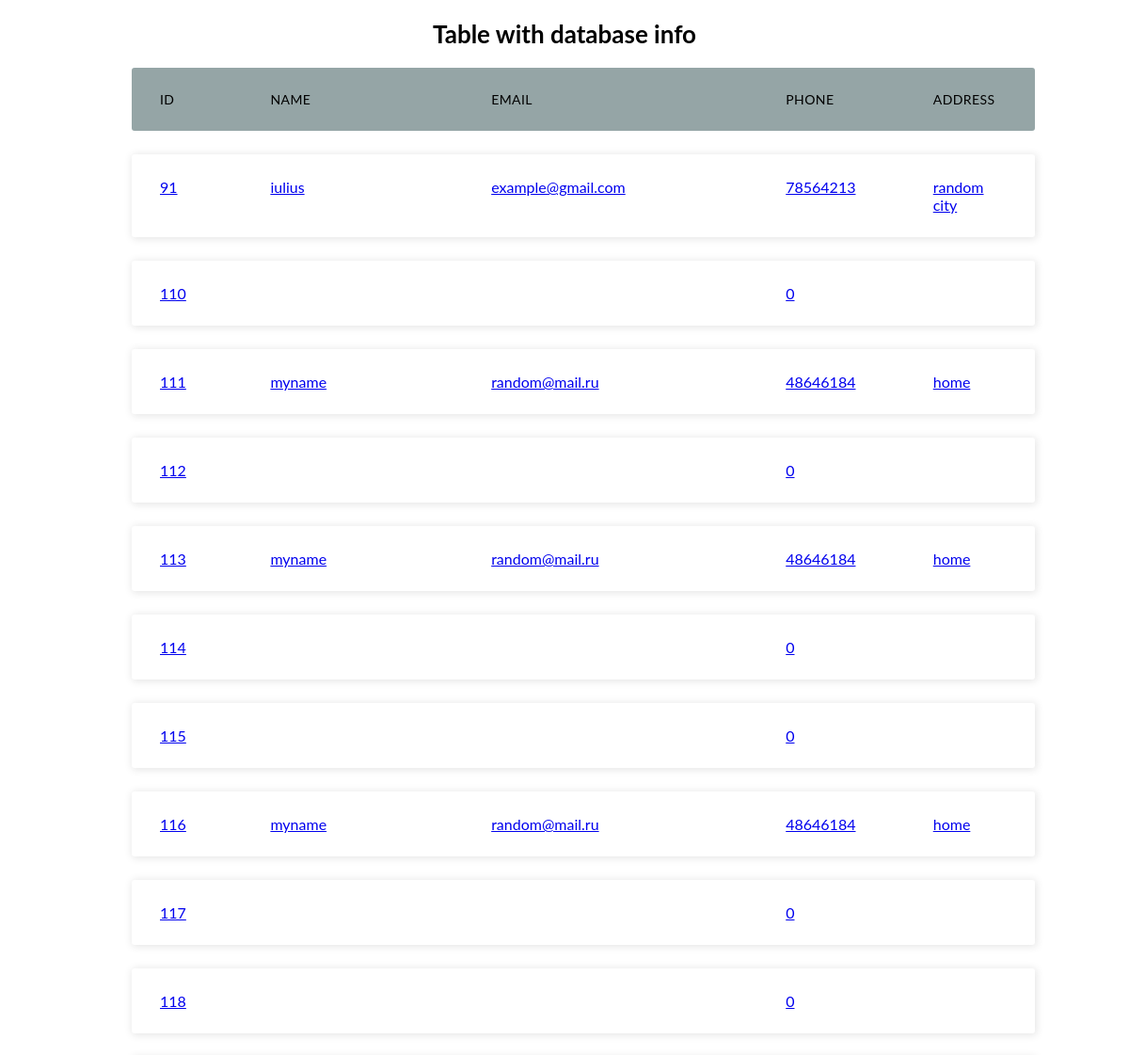
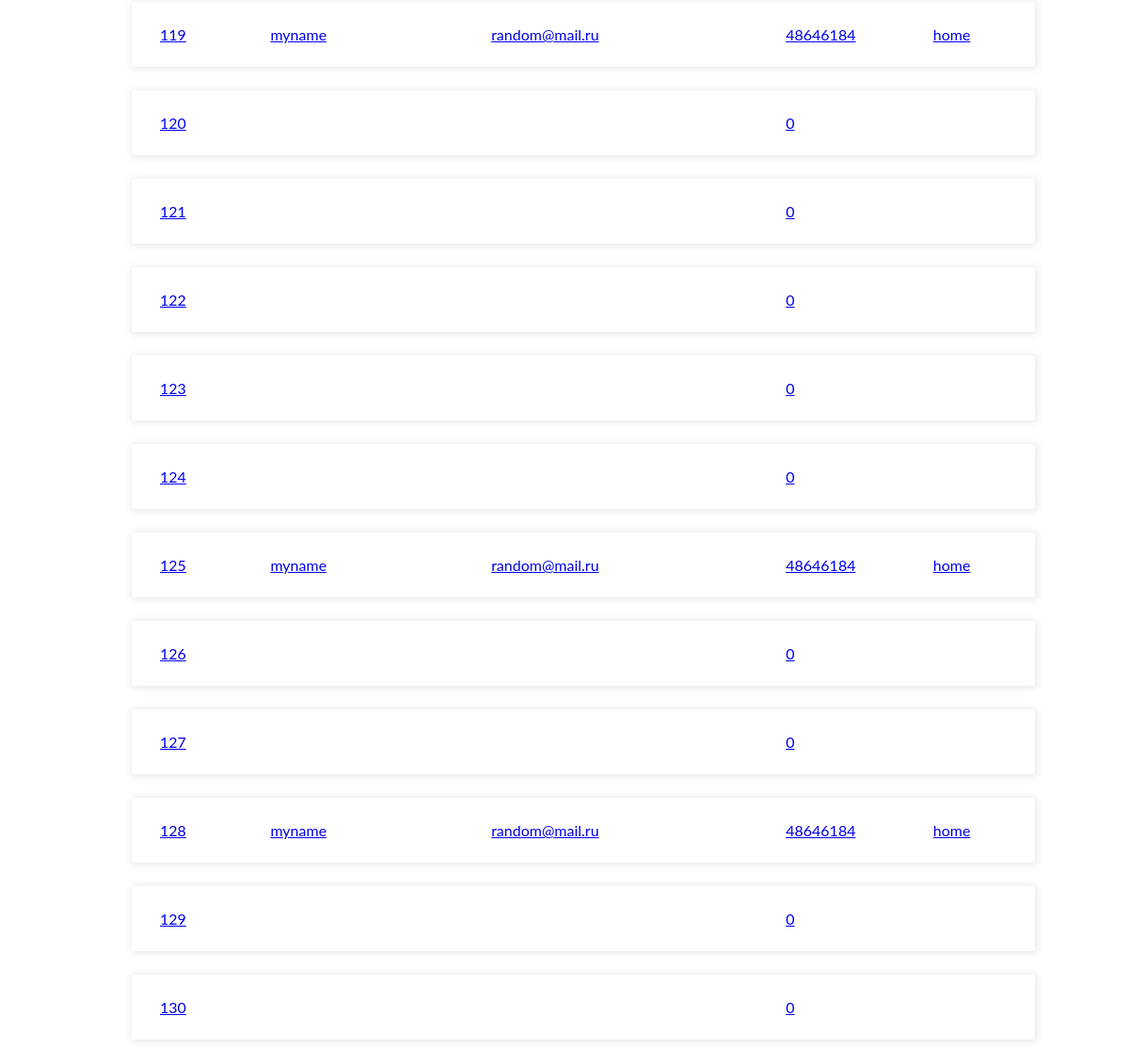
The page /view.php on the database its author committed (2 pictures, top to bottom).
### tables this page shows
CREATE TABLE `registration` (
  `id` int(11) NOT NULL,
  `nume` varchar(50) NOT NULL,
  `email` varchar(50) NOT NULL,
  `phone` bigint(10) NOT NULL,
  `address` varchar(50) NOT NULL,
  `profession` varchar(50) NOT NULL,
  `institution` varchar(50) NOT NULL,
  `graduation` date DEFAULT NULL,
  `education` varchar(50) NOT NULL,
  `job` varchar(50) NOT NULL,
  `startdate` date DEFAULT NULL,
  `enddate` date DEFAULT NULL,
  `city` varchar(50) NOT NULL
);

### view.php (the view, shortened to what this page needs)
<!DOCTYPE html>
<html lang="en">
    <head>
        <link rel="stylesheet" href="viewstyle.css" />
    </head>
    <body>
<div class="container">
    <h2>Table with database info</h2>
    <ul class="responsive-table">
        <li class="table-header">
            <div class="col col-1">Id</div>
            <div class="col col-2">Name</div>
            <div class="col col-3">Email</div>
            <div class="col col-4">Phone</div>
            <div class="col col-5">Address</div>
        </li>
        <?php
                    $connection = mysqli_connect("localhost","root","","profiles");
                    $sql = "SELECT id,nume,email,phone,address from registration";
                    $result = $connection->query($sql);
                    if ($result->num_rows>0){
                        while ($row = $result->fetch_assoc()){
                            echo "<a href='http://localhost/phpmyadmin/index.php?route=/sql&pos=0&db=profiles&table=registration'>
                                    <li class='table-row'>
                                        <div class='col-1'>".$row["id"]."</div>
                                        <div class='col-2'>".$row["nume"]."</div>
                                        <div class='col-3'>".$row["email"]."</div>
                                        <div class='col-4'>".$row["phone"]."</div>
                                        <div class='col-5'>".$row["address"]."</div>
                                  </li>
                                  </a>";
                        } echo "</ul>";
                    }else{
                        echo "0 result";
                    }
                    ?>
</div>
    </body>
</html>

### viewstyle.css (style rules this page uses)
body { font-family: 'lato', sans-serif; }
.container { max-width: 1000px; margin-left: auto; margin-right: auto; padding-left: 10px; padding-right: 10px; }
.container h2 { font-size: 26px; margin: 20px 0; text-align: center; }
.container li { border-radius: 3px; padding: 25px 30px; display: flex; justify-content: space-between; margin-bottom: 25px; }
.table-header { background-color: #95A5A6; font-size: 14px; text-transform: uppercase; letter-spacing: 0.03em; }
.table-row { background-color: #ffffff; box-shadow: 1px 1px 9px 1px rgba(0, 0, 0, 0.1); }
.col-1 { flex-basis: 15%; }
.col-2 { flex-basis: 30%; }
.col-3 { flex-basis: 40%; }
.col-4 { flex-basis: 20%; }
.col-5 { flex-basis: 10%; }

### rows shown on the page
registration: id "91", nume "iulius", email "example@gmail.com", phone "78564213", address "random city"
registration: id "110", phone "0"
registration: id "111", nume "myname", email "random@mail.ru", phone "48646184", address "home"
registration: id "112", phone "0"
registration: id "113", nume "myname", email "random@mail.ru", phone "48646184", address "home"
registration: id "114", phone "0"
registration: id "115", phone "0"
registration: id "116", nume "myname", email "random@mail.ru", phone "48646184", address "home"
registration: id "117", phone "0"
registration: id "118", phone "0"
registration: id "119", nume "myname", email "random@mail.ru", phone "48646184", address "home"
registration: id "120", phone "0"
registration: id "121", phone "0"
registration: id "122", phone "0"
registration: id "123", phone "0"
registration: id "124", phone "0"
registration: id "125", nume "myname", email "random@mail.ru", phone "48646184", address "home"
registration: id "126", phone "0"
registration: id "127", phone "0"
registration: id "128", nume "myname", email "random@mail.ru", phone "48646184", address "home"
registration: id "129", phone "0"
registration: id "130", phone "0"
